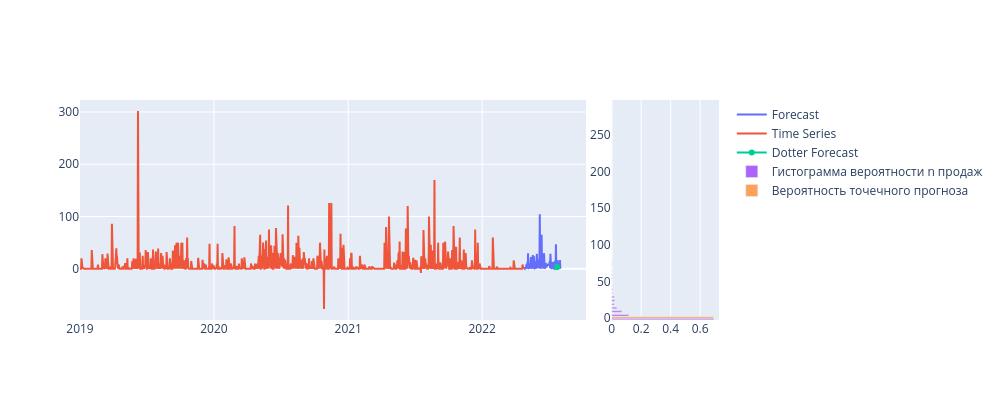

Notebook code cell kept with this figure:
### Code cell
# horizon = 100
# num = 3
# fcst_density = build_density_forecast(abt, pair=_id[num], horizon = horizon, fcst_id = 90, omega_step = 5)
# norms = calculate_norms(_id[num], abt, fcst_density, lt, sl)
# norms[['stock', 'в пути', 'СЗ', 'норма', 'чистая норма','прогноз', 'квант норма', 'дата заказа']]\
#     .plot(title = 'product = {0} location = {1}<br>Service Level = {2}, PBR = {6}, Lead Time = {3}, \n Квант = {4}, \n МерчМинимум = {5}'\
#           .format(_id[num][0], _id[num][1],
#                   sl[(sl['product_id'] == _id[num][0])&(sl['location_id'] == _id[num][1])].SL.values[0],
#                   lt[(lt['product_id'] == _id[num][0])&(lt['location_id'] == _id[num][1])].LT.values[0],
#                   lt[(lt['product_id'] == _id[num][0])&(lt['location_id'] == _id[num][1])]['Квант'].values[0],
#                   lt[(lt['product_id'] == _id[num][0])&(lt['location_id'] == _id[num][1])].MerchMinimum.values[0],
#                   lt[(lt['product_id'] == _id[num][0])&(lt['location_id'] == _id[num][1])].PBR.values[0]))\
#     .update_layout(height=450, width=950)
